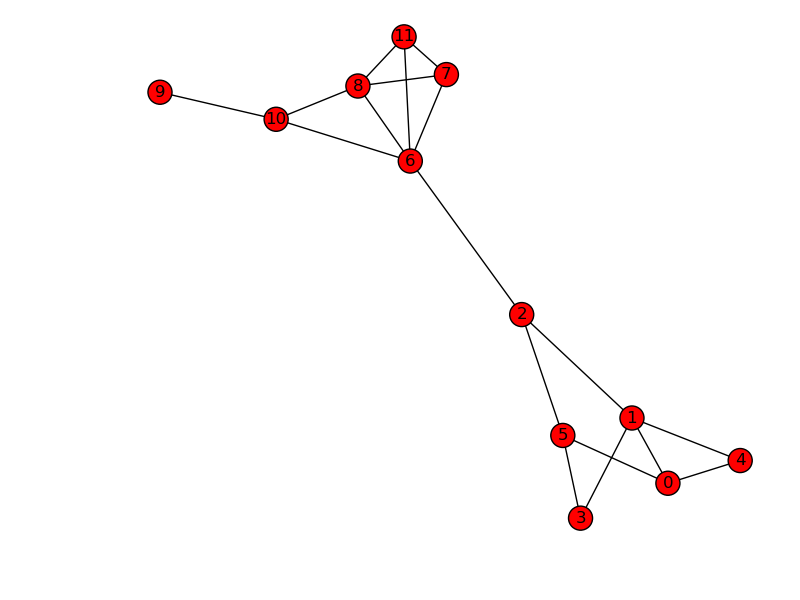

This chart was generated by the following Python code:
import networkx as nx 
import matplotlib.pyplot as plt

Graph = nx.Graph()
list_of_edges_1 = [(0, 1), (0, 4), (0, 5), (1, 2), (1, 3), (1, 4), (2, 5), (2, 6), (3, 5)]
list_of_edges_2 = ([(6, 8), (6, 10), (6, 11), (7, 6), (7, 8), (7, 11), (8, 10), (8, 11), (9, 10)])
Graph.add_edges_from(list_of_edges_1)
Graph.add_edges_from(list_of_edges_2)
nx.edge_betweenness_centrality(Graph, normalized=True, weight=None)
nx.draw(Graph, with_labels=True)
plt.show()
